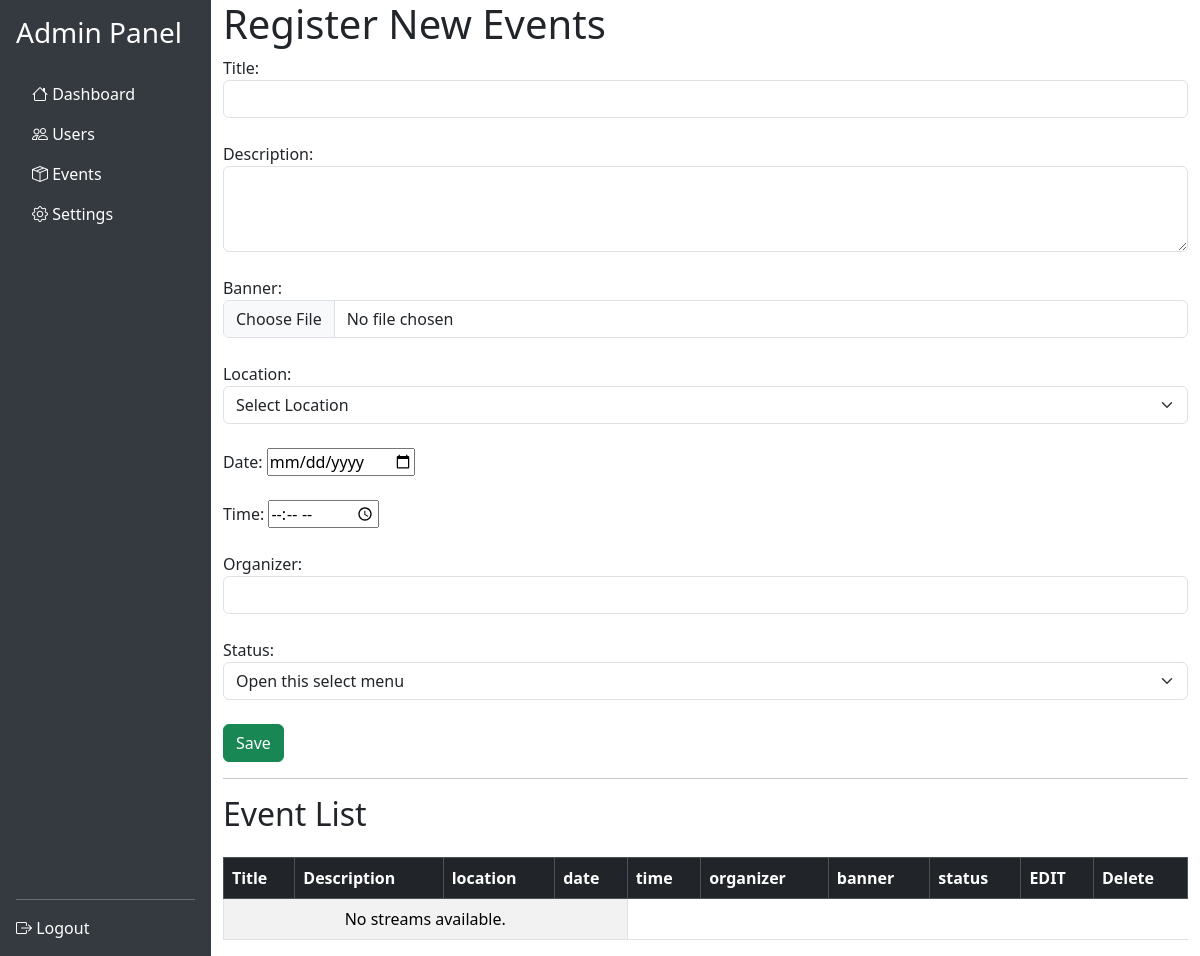
Before: /event/admin_view_events/ with the older database file.
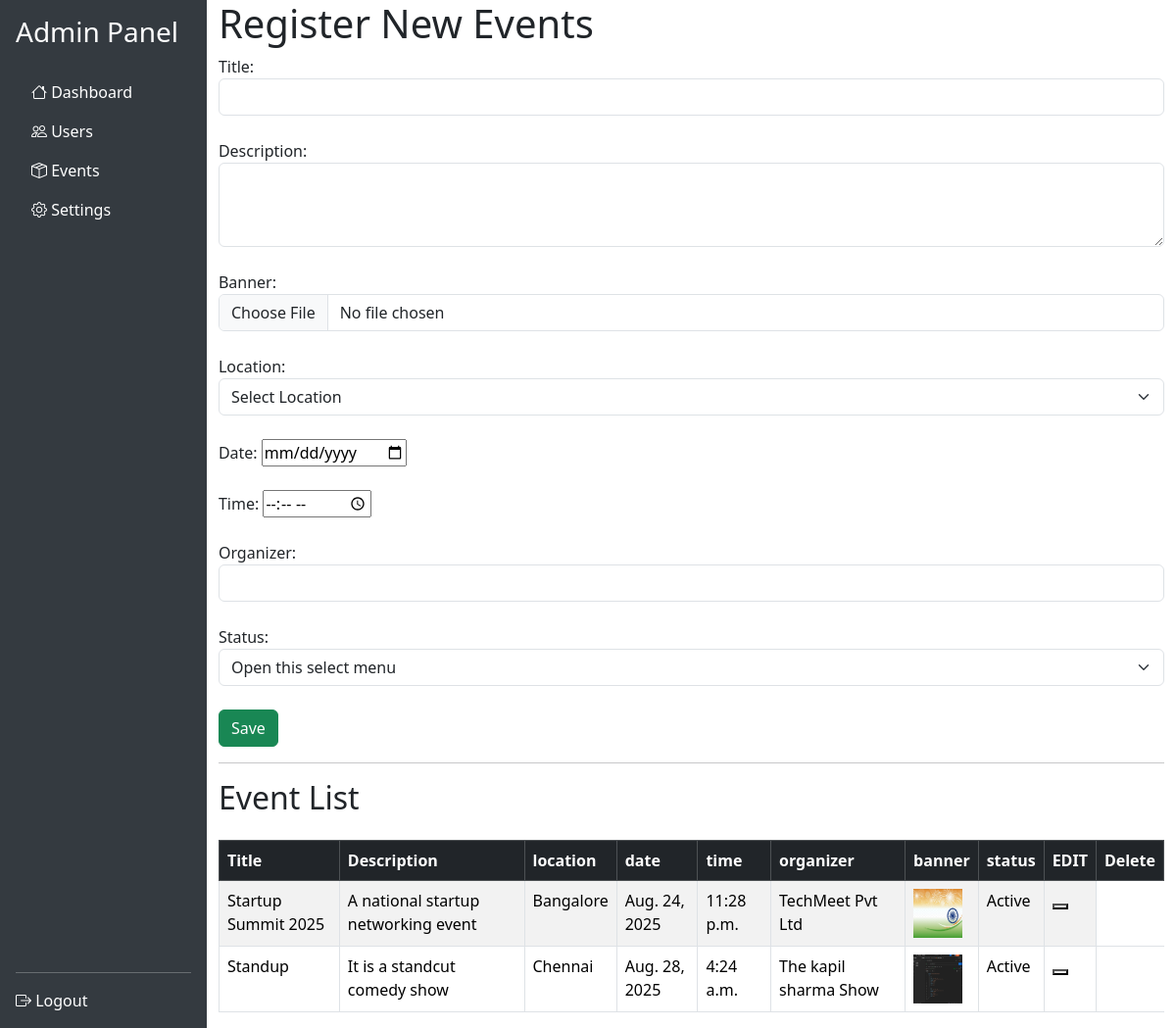
After: the same page with the newer database file.
### eventapp/models.py (models this page shows)
class Event(models.Model):
    title= models.CharField(max_length=100)
    description = models.TextField()
    location = models.CharField(max_length=100)
    date = models.DateField()
    time = models.TimeField()
    organizer = models.CharField(max_length=100)
    banner = models.ImageField(upload_to="banners/", blank=True, null=True)
    status = models.CharField()   #   modify required ...... will hold the choices ( "active" | "inactive")
    created_at = models.DateTimeField(auto_now_add=True)
    updated_at = models.DateTimeField(auto_now=True)

### eventapp/views.py (the view)
# urls.py: path('admin_view_events/',views.view_events , name='admin_view_events'),
def view_events(request):
    events: QuerySet = Event.objects.all()
    return render(request, 'eventapp/add_event.html', {"events": events, "initial_load": True})

### templates/eventapp/add_event.html (shortened to what this page needs)
{% extends 'base.html' %}
{% block content %}
    <div class="container">
        <h1 class="text-centre">Register New Events</h1>
        <form method="post" id="eventForm" enctype="multipart/form-data" >
            <div class="form-group">
                <label for="title">Title:</label>
                <input type="text" class="form-control" id="event_title" name="event_title">
            </div> <br>
            <div class="form-group">
                <label for="description">Description:</label>
                <textarea class="form-control" id="event_description" name="event_description" rows="3"></textarea>
            </div>
            <br>
            <div class="form-group">
                <label for="image">Banner:</label>
                <input type="file" class="form-control" id="banner_image" name="banner_image" accept="image/*">
            </div>
            <br>
                <div class="form-group">
             <label for="location">Location:</label>
            <select class="form-select" aria-label="Default select example" id="location" name="location" value="">
                <option selected id="selectLoc" value="">Select Location</option>
            </select>
            </div>
            <br>
                <div class="form-group">
                    <label for="date">Date:</label>
                    <input type="date" id="myDate" name="myDate">
                </div>
            <br>
                <div class="form-group">
                    <label for="time">Time:</label>
                    <input type="time" id="myTime" name="myTime">
                </div>
                <br>
                <div class="form-group">
                    <label for="organizer">Organizer:</label>
                    <input type="text" class="form-control" id="organizer" name="organizer">
                </div>
            <br>
            <div class="form-group">
             <label for="location">Status:</label>
            <select class="form-select" aria-label="Default select example" id="status" name="status">
                <option selected>Open this select menu</option>
            </select>
            </div>
            <br>
            <button id="event_register_btn" class="btn btn-success">Save</button>
        </form>
    <hr>
        <h2 class="mb-4">Event List</h2>
        <table class="table table-striped table-bordered">
            <thead class="table-dark">
                <tr>
                    <th>Title</th>
                    <th>Description</th>
                    <th>location</th>
                    <th>date</th>
                    <th>time</th>
                    <th>organizer</th>
                    <th>banner</th>
                    <th>status</th>
                    <th>EDIT</th>
                    <th>Delete</th>
                </tr>
            </thead>
            <tbody id="eventList">
                {% if initial_load %}
                    {% include 'partials/event_rows.html' %}
                {% endif %}
            </tbody>
        </table>
    </div>
{% endblock %}

### templates/base.html (shortened to what this page needs)
<!DOCTYPE html>
<html lang="en">
<head>
  <link href="https://cdn.jsdelivr.net/npm/bootstrap@5.3.3/dist/css/bootstrap.min.css" rel="stylesheet">
  <link href="https://cdn.jsdelivr.net/npm/bootstrap-icons@1.11.3/font/bootstrap-icons.css" rel="stylesheet">
 <link rel="stylesheet" href="/static/css/menuStyle.css">
</head>
<body>
    {% include 'others/sidebar.html' %}
   {% block content %}{% endblock %}
</body>
</html>

### templates/others/sidebar.html
  <div class="sidebar d-flex flex-column p-3">
    <h3 class="text-white mb-4">Admin Panel</h3>
    <ul class="nav nav-pills flex-column mb-auto">
      <li class="nav-item">
        <a href="{% url 'home' %}" class="nav-link text-white">
          <i class="bi bi-house"></i> Dashboard
        </a>
      </li>
      <li>
        <a href="#" class="nav-link text-white">
          <i class="bi bi-people"></i> Users
        </a>
      </li>
      <li>
        <a href="{% url 'admin_view_events' %}" class="nav-link text-white">
          <i class="bi bi-box-seam"></i> Events
        </a>
      </li>
      <li>
        <a href="#" class="nav-link text-white">
          <i class="bi bi-gear"></i> Settings
        </a>
      </li>
    </ul>
    <hr>
    <a href="#" class="nav-link text-white">
      <i class="bi bi-box-arrow-right"></i> Logout
    </a>
  </div>

### templates/partials/event_rows.html (shortened to what this page needs)
{% for event in events %}
<tr>
    <td>{{ event.title }}</td>
    <td>{{ event.description }}</td>
    <td>{{ event.location }}</td>
    <td>{{ event.date }}</td>
    <td>{{ event.time }}</td>
    <td>{{ event.organizer }}</td>
    <td>
        {% if event.banner %}
            <img src="{{ event.banner.url }}" alt="{{ event.title }}" style="width: 50px; height: 50px;">
        {% else %}
            <span class="text-muted">No Image</span>
        {% endif %}
    </td>
      <td>{{ event.status }}</td>
       <td>
        <button class="icon-btn edit-btn" title="Edit"
                data-id="{{ event.id }}"
                data-title="{{ event.title }}"
                data-description="{{ event.description }}"
                data-location="{{ event.location }}"
                data-date="{{ event.date }}"
                data-time="{{ event.time }}"
                data-organizer="{{ event.organizer }}"
                {% if event.banner %}
                    data-banner="{{ event.banner.url }}"
                {% else %}
                    data-banner=""
                {% endif %}
                data-status="{{ event.status }}">
        </button>
</td>
</tr>
{% empty %}
<tr>
    <td colspan="4" class="text-center">No streams available.</td>
</tr>
{% endfor %}

### static/css/menuStyle.css (style rules this page uses)
body { min-height: 100vh; display: flex; }
.sidebar { width: 250px; background-color: #343a40; color: white; }
.sidebar a { color: white; text-decoration: none; }

Changed rows visible on the page:
added Event: title "Startup Summit 2025", description "A national startup networking event", location "Bangalore", date "Aug. 24, 2025", time "11:28 p.m.", organizer "TechMeet Pvt Ltd", banner (picture), status "Active"
added Event: title "Standup", description "It is a standcut comedy show", location "Chennai", date "Aug. 28, 2025", time "4:24 a.m.", organizer "The kapil sharma Show", banner (picture), status "Active"
Other visible differences:
text no longer shown: "No streams available."
